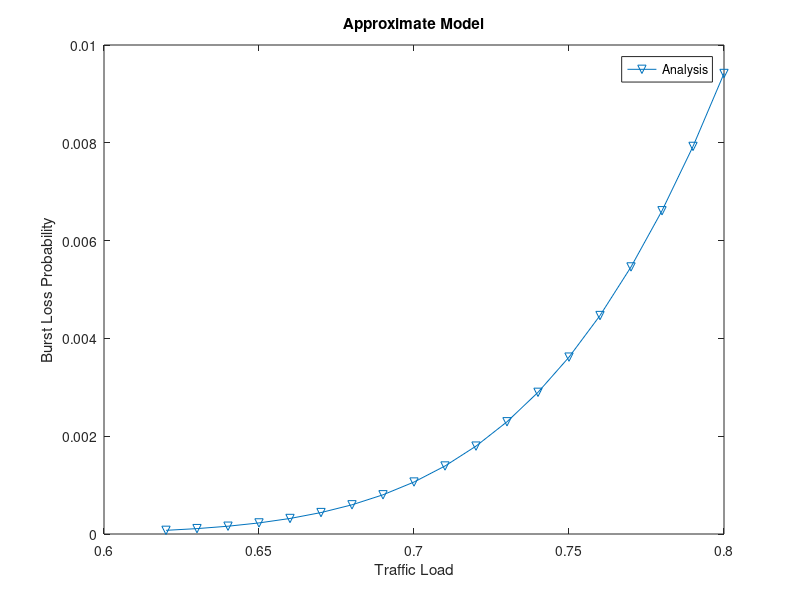

MATLAB code for this plot:
function burst_loss_p = Scenario1()
m = 64;
sum = 0;
deflect_p = 0.2;
traffic_load = 0.62:0.01:0.8;
q_m_1 = (m*traffic_load).^m/factorial(m);

for k = 0:m
    sum = sum + (m*traffic_load).^k/factorial(k);
end    
q_m_2 = sum;

q_m = q_m_1./q_m_2;
disp(q_m_2);

burst_loss_pq = (q_m).*(1-deflect_p + deflect_p*q_m);
plot(traffic_load, burst_loss_pq);

plot(traffic_load, burst_loss_pq,'DisplayName','Analysis','Marker','v');
legend('Analysis');
xlabel('Traffic Load');
ylabel('Burst Loss Probability');
title('Approximate Model');
end

